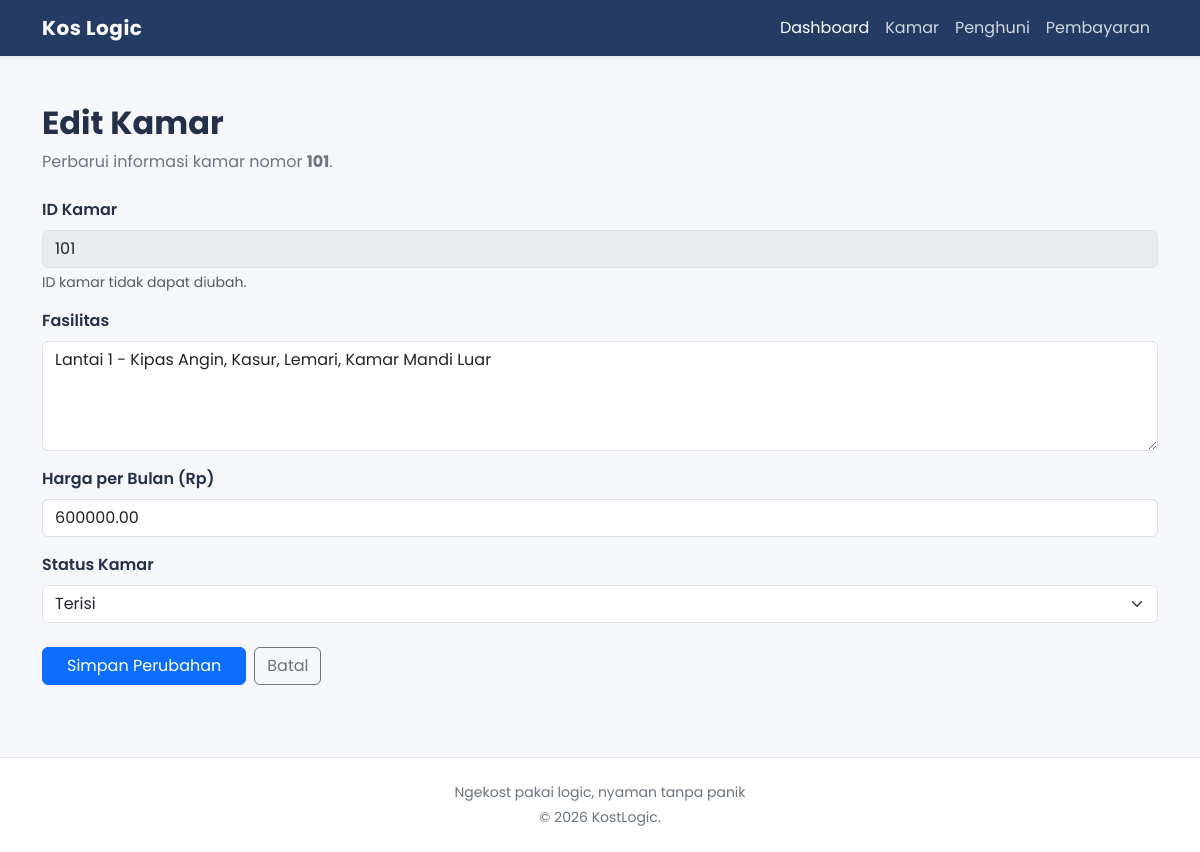
The app's page /kamar_edit.php?id=101 with its own data.
### tables this page shows
CREATE TABLE kamar (
    id_kamar INT PRIMARY KEY,
    fasilitas VARCHAR(200),
    harga DECIMAL(12, 2),
    status_kamar ENUM('terisi', 'kosong')
);

### kamar_edit.php (the view, shortened to what this page needs)
<?php
include 'koneksi.php';
$id_kamar = $_GET['id'];
$query_tampil = "SELECT * FROM kamar WHERE id_kamar = '$id_kamar'";
$result = mysqli_query($koneksi, $query_tampil);
$data = mysqli_fetch_assoc($result);
include 'header.php';
?>
<div class="content-panel">
    <div class="mb-4">
        <h2 class="fw-bold mb-2">Edit Kamar</h2>
        <p class="text-secondary mb-0">
            Perbarui informasi kamar nomor
            <strong><?php echo htmlspecialchars($data['id_kamar']); ?></strong>.
        </p>
    </div>
    <form method="POST" action="">
        <div class="mb-3">
            <label class="form-label fw-semibold">ID Kamar</label>
            <input
                type="text"
                class="form-control"
                value="<?php echo htmlspecialchars($data['id_kamar']); ?>"
                disabled
            >
            <div class="form-text">ID kamar tidak dapat diubah.</div>
        </div>
        <div class="mb-3">
            <label class="form-label fw-semibold">Fasilitas</label>
            <textarea
                name="fasilitas"
                class="form-control"
                rows="4"
                required
            ><?php echo htmlspecialchars($data['fasilitas']); ?></textarea>
        </div>
        <div class="mb-3">
            <label class="form-label fw-semibold">Harga per Bulan (Rp)</label>
            <input
                type="number"
                name="harga"
                class="form-control"
                min="0"
                value="<?php echo htmlspecialchars($data['harga']); ?>"
                required
            >
        </div>
        <div class="mb-4">
            <label class="form-label fw-semibold">Status Kamar</label>
            <select name="status_kamar" class="form-select" required>
                <option value="terisi" <?php if ($data['status_kamar'] == 'terisi') echo 'selected'; ?>>
                    Terisi
                </option>
            </select>
        </div>
        <div class="d-flex gap-2">
            <button type="submit" name="update" class="btn btn-primary px-4">
                Simpan Perubahan
            </button>
            <a href="kamar_tampil.php" class="btn btn-outline-secondary">
                Batal
            </a>
        </div>
    </form>
</div>
<?php include 'footer.php'; ?>

### header.php (style rules this page uses)
body { font-family: 'Poppins', sans-serif; background-color: #f5f7fb; color: #243047; }

### records on screen
kamar: id_kamar "101", fasilitas "Lantai 1 - Kipas Angin, Kasur, Lemari, Kamar Mandi Luar", harga "600000.00", status_kamar "Terisi"
